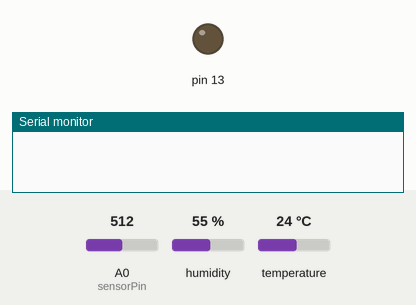
Bench run of a sketch on a simulated Arduino Uno, built for the host (arithmetic inside an expression is 32-bit, double 64-bit). On the bench: output pins drawn as LEDs (lit = HIGH), the last lines printed to the serial monitor. The test bench sets the inputs (shaded band); at power-on: A0 (sensorPin) = 512, humidity 55 %, temperature 24 °C.

Above: at 0.0 s.
At 2.9 s:
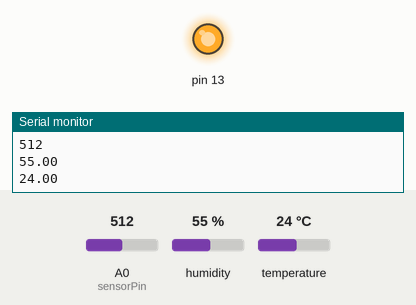
Timing chart, 0 to 4.4 s (numbered marks = the images above):
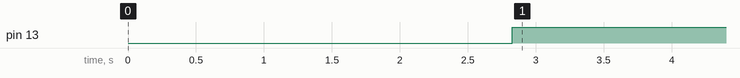

The sketch:

Edgent_ESP8266.ino
```cpp
#include <Blynk.h>
#include "BlynkEdgent.h"

#define BLYNK_TEMPLATE_ID "TMPL9Ex_gBpX" //This is a unique ID given to the template created by blynk 2.0
#define BLYNK_DEVICE_NAME "IOT" //Should be same specified in your web dashboard and info section
#include "DHT.h"

#define BLYNK_FIRMWARE_VERSION        "0.1.0"

#define DHTPIN 2
#define DHTTYPE DHT11
#define BLYNK_PRINT Serial

#define APP_DEBUG
int output_value ;

DHT dht(DHTPIN, DHTTYPE);

BLYNK_WRITE(V0)
{
  int pinvalue=param.asInt();
  digitalWrite(14,pinvalue);
}


BLYNK_READ(V3)
{
  Blynk.virtualWrite(V1, "Hello!!");
}

//Soil moisture sensor
int sensorPin =A0;
int sensorValue;
int limit=500;
int superlimit=900;
int state=0;

void setup()
{
  pinMode(14,OUTPUT);
  pinMode(13,OUTPUT);
  Serial.begin(115200);
  delay(1000);


  BlynkEdgent.begin();
}

void loop() {
  sensorValue = analogRead(sensorPin);
  output_value = map(sensorValue,550,0,0,100);

  float h = dht.readHumidity();
  float t = dht.readTemperature();
  Serial.println(sensorValue);
  Serial.println(h);
  Serial.print(t);
  Blynk.virtualWrite(V1,output_value);
  Blynk.virtualWrite(V4,h);
  Blynk.virtualWrite(V2,t);
  BlynkEdgent.run();

 if (sensorValue>limit)
 {
 digitalWrite(13, HIGH);
 Blynk.virtualWrite(V3, "Water the Plants!!");
 }
 else if(sensorValue<limit) {
 digitalWrite(13, LOW);
 Blynk.virtualWrite(V3, "Plants watered ");

 }

 delay(5000);

}
```

Measured:
- by itself, pin 13: LOW → HIGH at 2.8 s
